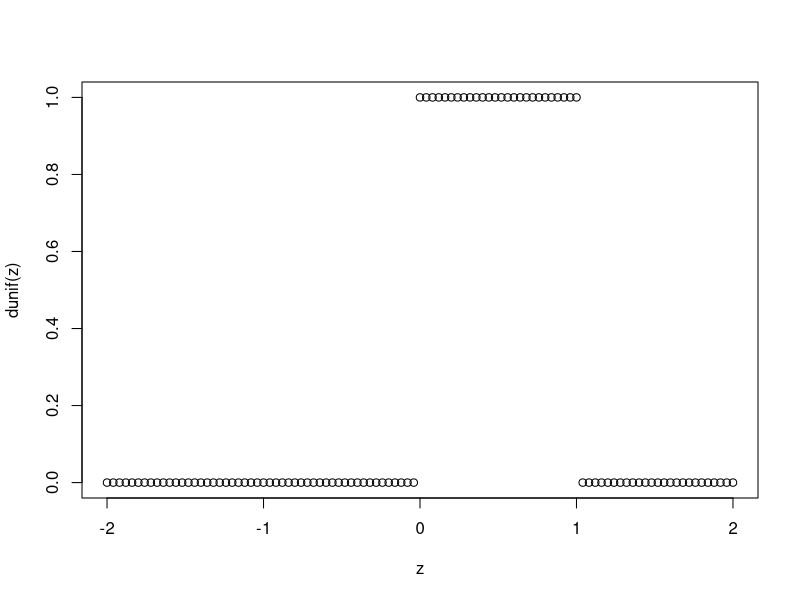
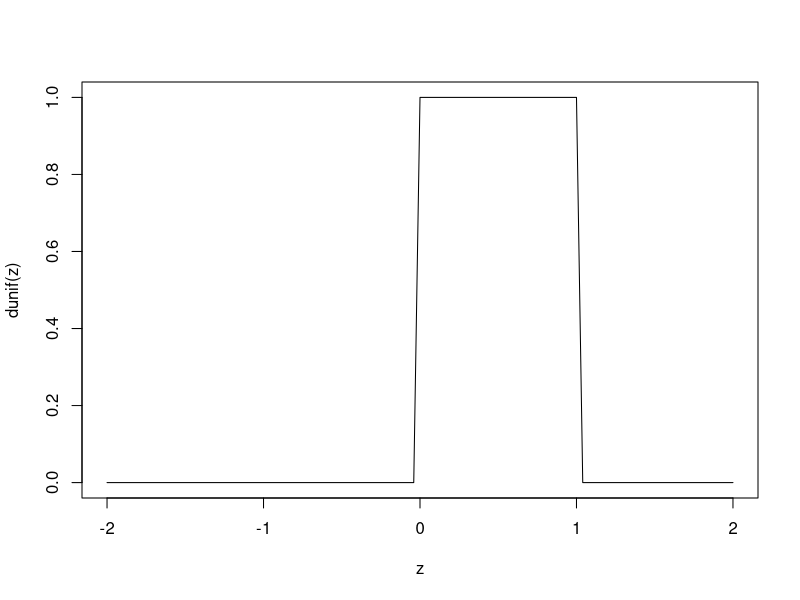
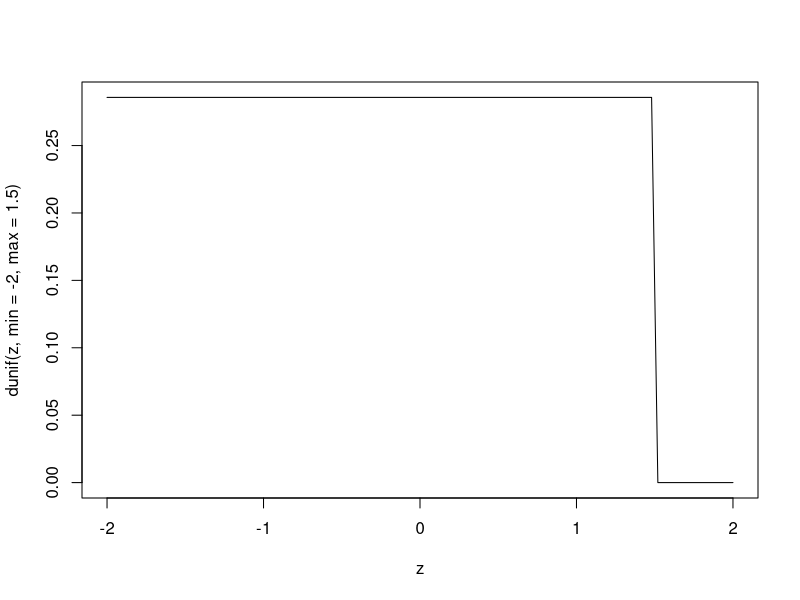
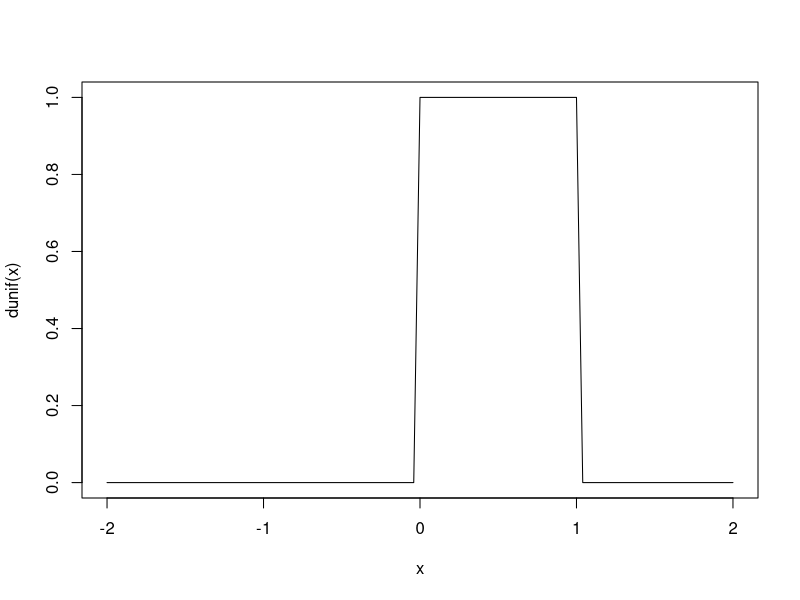
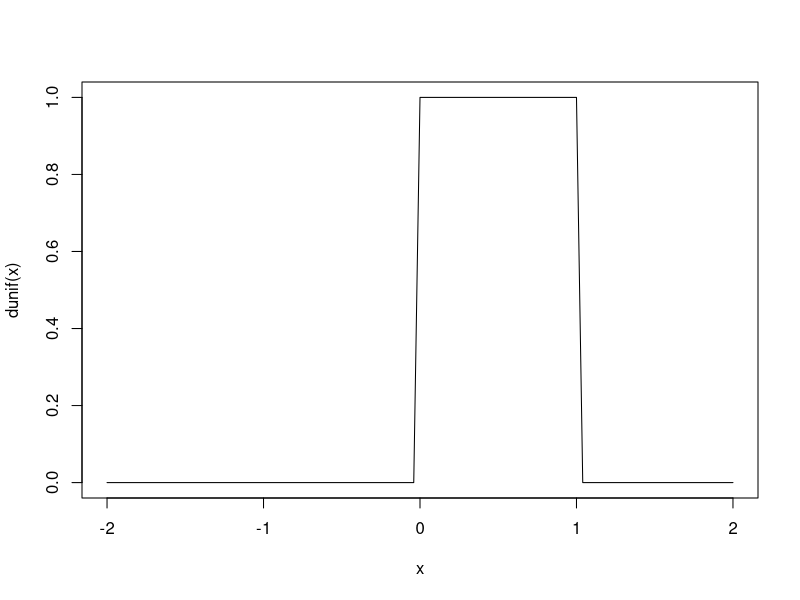
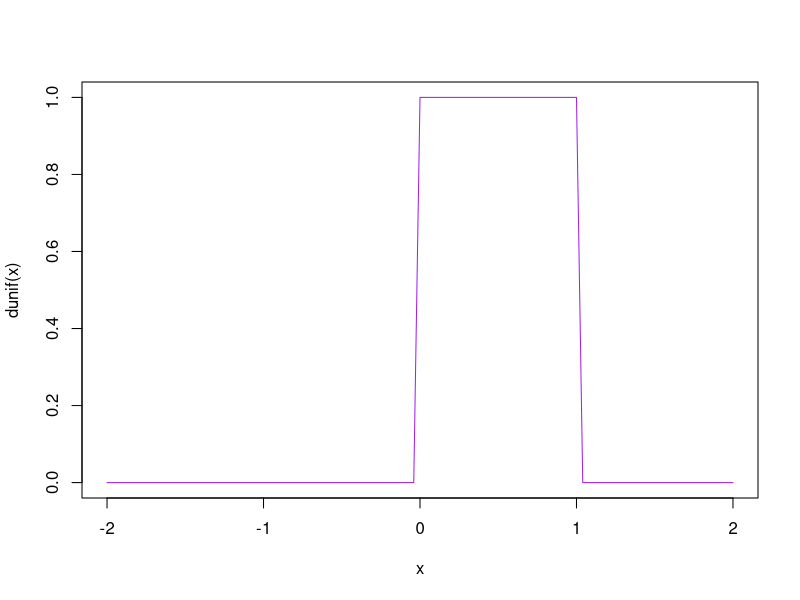
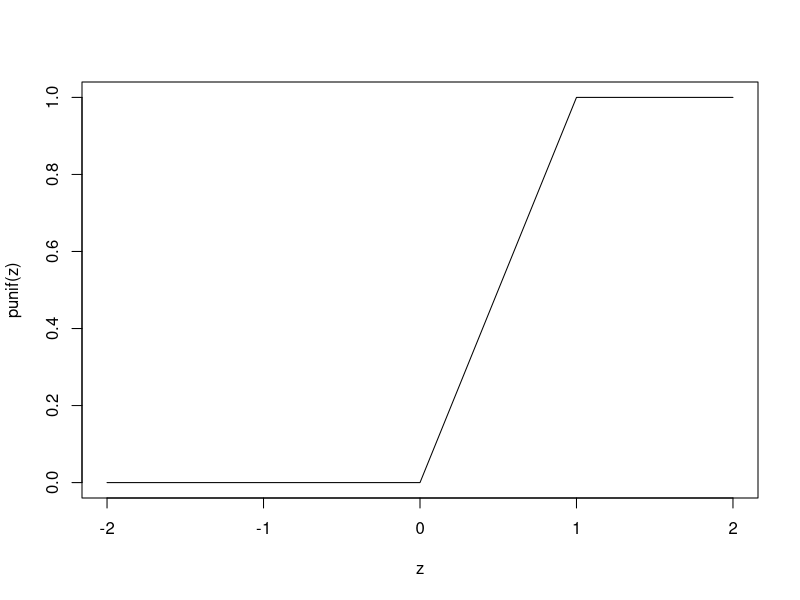
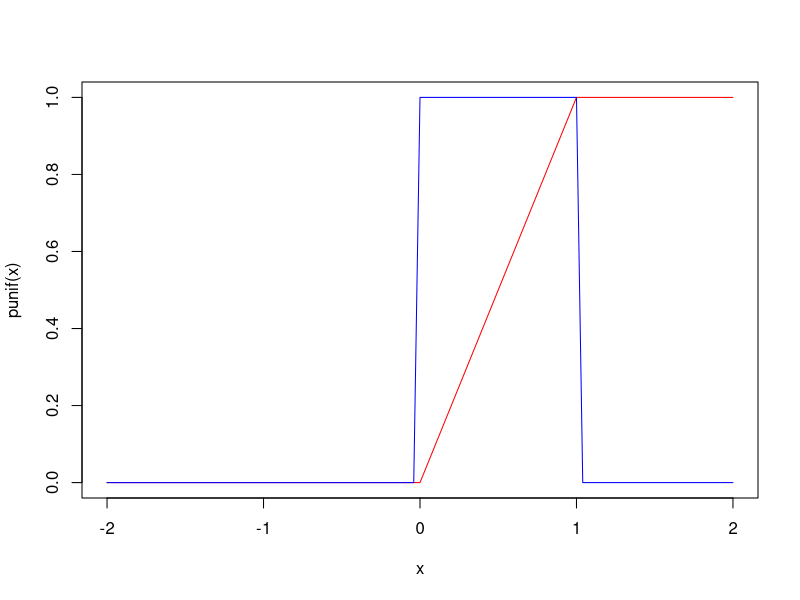

These charts were generated, in order, by the following R code:

opar <- par(ask = interactive())

#----------------------------------------------------------------------------

help(Uniform)

z <- seq( -2, 2, length=101 )        #  z = [-2, -1.98, ..., 1.98, -2]

plot(z, dunif(z))                    # uniform density (pdf)

plot(z, dunif(z), type="l")          # line plot instead of point plot

plot(z, dunif(z, min=-2, max=1.5), type="l" )  # change mu, sigma

#----------------------------------------------------------------------------

curve( dunif, -2, 2 )                # semi-convenient line plot

curve( dunif(x), -2, 2 )             # by convention "x" is the x-axis

curve( dunif, -2, 2, col="purple" )  # purple line plot ...

#----------------------------------------------------------------------------

plot( z, punif(z), type="l" )        # uniform distribution (cdf)

curve( punif, -2, 2, col="red" )                # uniform cdf

curve( dunif, -2, 2, col="blue", add=TRUE )    # superimpose uniform pdf

#----------------------------------------------------------------------------

y <- seq( -2, 2, length=101 )
plot( y, qunif(y), type="l" )        # inverse uniform distribution (icdf)
                                     #   aka:  the quantile function
curve( qunif, -2, 2, col="red" )     # inverse uniform distribution (icdf)

#----------------------------------------------------------------------------

sampleSize <- 500

randSample <- runif(sampleSize, min=-3, max=2)  # random uniform deviates

sampleMin <- min(randSample)         # should be about -3
sampleMin

sampleMax <- max(randSample)         # should be about 2
sampleMax

hist( randSample, col="magenta", density = TRUE )    # histogram
curve( dunif(x, min=sampleMin, max=sampleMax), add=TRUE  )
                                     # with superimposed fitted uniform pdf

#----------------------------------------------------------------------------

par(opar)
